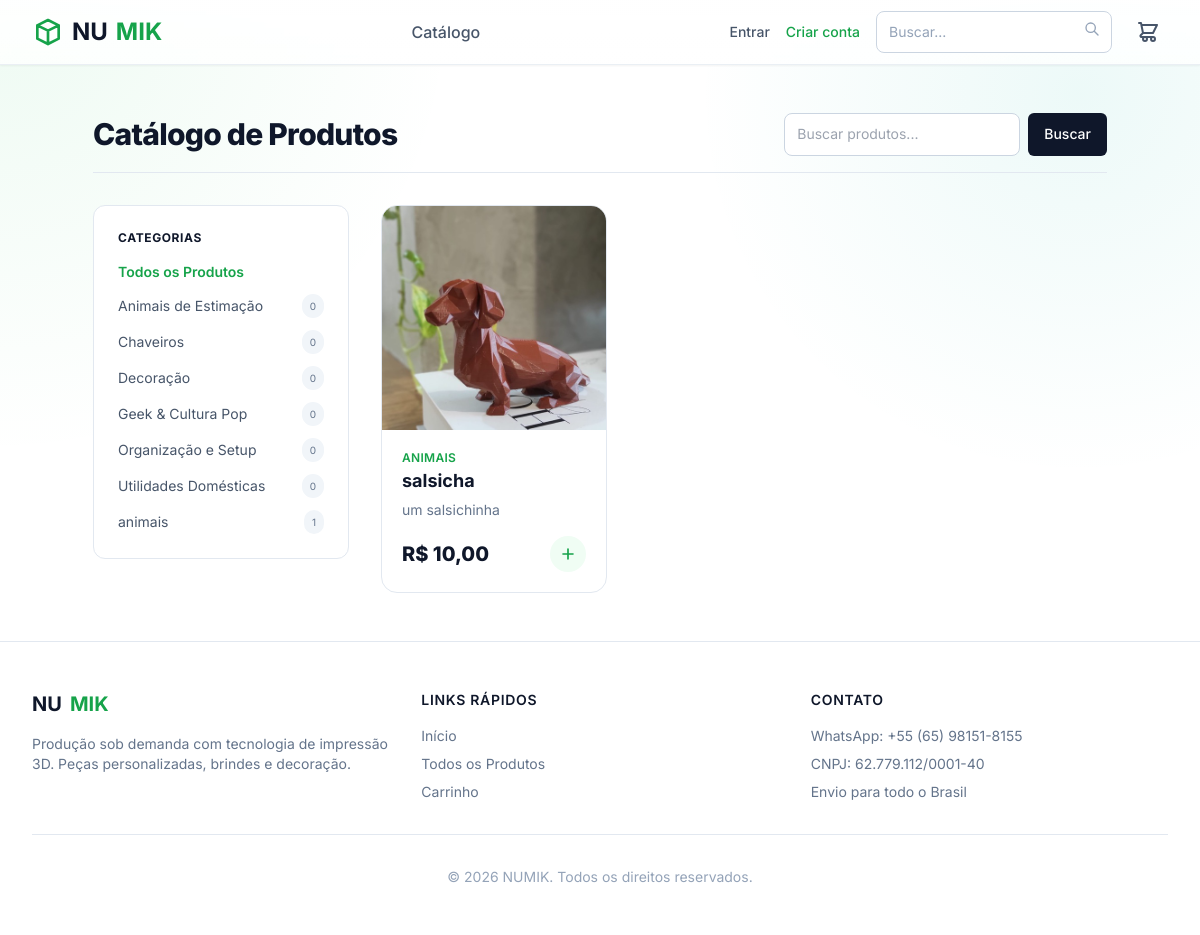
Page /produtos/ on the earlier database version.
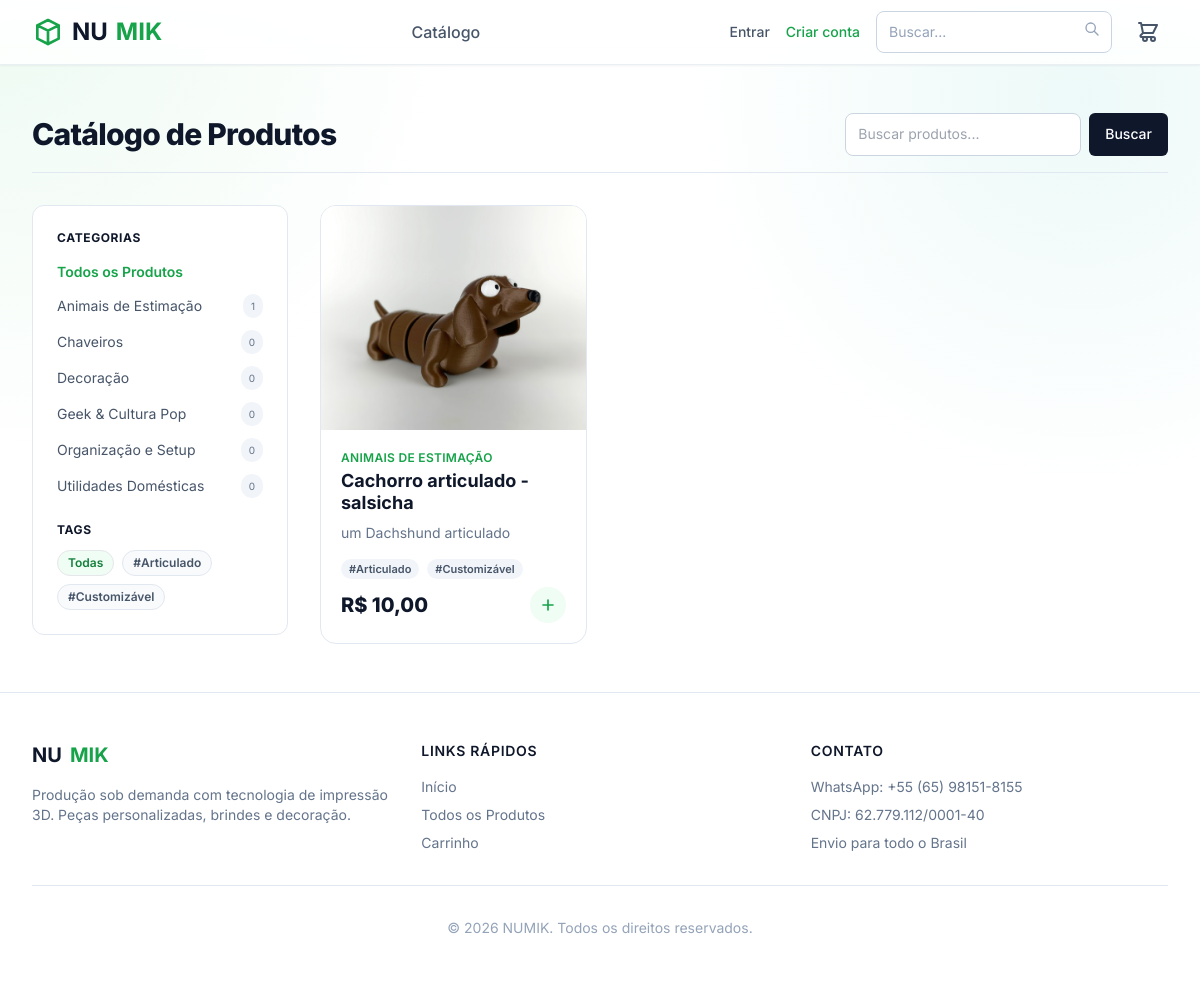
Same page on the later database version.
### catalog/models.py (models this page shows, shortened)
class Category(models.Model):
    name = models.CharField(max_length=150, verbose_name="Nome da Categoria")
    slug = models.SlugField(max_length=150, unique=True)
    description = models.TextField(blank=True, verbose_name="Descrição")
    class Meta:
        verbose_name = "Categoria"
        verbose_name_plural = "Categorias"
        ordering = ['name']

class Product(models.Model):
    category = models.ForeignKey(Category, related_name='products', on_delete=models.SET_NULL, null=True, blank=True, verbose_name="Categoria")
    name = models.CharField(max_length=200, verbose_name="Nome do Produto")
    slug = models.SlugField(max_length=200, unique=True)
    short_description = models.CharField(max_length=255, verbose_name="Descrição Curta")
    description = models.TextField(verbose_name="Descrição Longa")
    base_price = models.DecimalField(max_digits=10, decimal_places=2, verbose_name="Preço Base")
    is_active = models.BooleanField(default=True, verbose_name="Ativo?")
    lead_time_text = models.CharField(max_length=100, default="Produção em 3 a 5 dias úteis", verbose_name="Prazo Estimado")
    tags = models.ManyToManyField(Tag, related_name='products', blank=True, verbose_name="Tags (#)")
    created_at = models.DateTimeField(auto_now_add=True)
    updated_at = models.DateTimeField(auto_now=True)
    class Meta:
        verbose_name = "Produto"
        verbose_name_plural = "Produtos"
        ordering = ['-created_at']
    def get_absolute_url(self):
        return reverse('catalog:product_detail', kwargs={'slug': self.slug})

class ProductImage(models.Model):
    product = models.ForeignKey(Product, related_name='images', on_delete=models.CASCADE)
    image = models.ImageField(upload_to='products/%Y/%m/%d', verbose_name="Imagem")
    alt_text = models.CharField(max_length=200, blank=True, verbose_name="Texto Alternativo (SEO)")
    order = models.PositiveIntegerField(default=0, verbose_name="Ordem")
    class Meta:
        verbose_name = "Imagem do Produto"
        verbose_name_plural = "Imagens do Produto"
        ordering = ['order']

class Tag(models.Model):
    name = models.CharField(max_length=80, unique=True, verbose_name="Nome da Tag")
    slug = models.SlugField(max_length=80, unique=True)
    class Meta:
        verbose_name = "Tag"
        verbose_name_plural = "Tags"
        ordering = ['name']

### catalog/views.py (the view)
# urls.py: path('produtos/', views.product_list, name='product_list'),
def product_list(request):
    products = Product.objects.filter(is_active=True)
    category_slug = request.GET.get('categoria')
    if category_slug:
        products = products.filter(category__slug=category_slug)
    tag_slug = request.GET.get('tag')
    if tag_slug:
        products = products.filter(tags__slug=tag_slug)
    search_query = request.GET.get('q')
    if search_query:
        products = products.filter(name__icontains=search_query)
    categories = Category.objects.all()
    tags = Tag.objects.all()
    return render(request, 'catalog/product_list.html', {
        'products': products.distinct(),
        'categories': categories,
        'current_category': category_slug,
        'search_query': search_query,
        'current_tag': tag_slug,
        'tags': tags,
    })

### cart/cart.py (called while the page is built)
    def get_total_items(self):
        return sum(item['quantity'] for item in self.cart.values())

    def __len__(self):
        return self.get_total_items()

    def _normalize_cart_dict(self, cart_data):
        return {item_id: self._normalize_item(data) for item_id, data in (cart_data or {}).items() if isinstance(data, dict)}

### cart/context_processors.py (called while the page is built)
def cart(request):
    return {'cart': Cart(request)}

### templates/catalog/product_list.html (shortened to what this page needs)
{% extends 'base.html' %}
{% block content %}
<div class="max-w-7xl mx-auto px-4 sm:px-6 lg:px-8 py-12">
    <div class="flex flex-col md:flex-row justify-between items-center mb-8 pb-4 border-b border-slate-200">
        <h1 class="text-3xl font-extrabold text-slate-900 tracking-tight">Catálogo de Produtos</h1>
        <form method="get" class="mt-4 md:mt-0 flex w-full md:w-auto gap-2">
            <input type="text" name="q" value="{{ search_query|default:'' }}" placeholder="Buscar produtos..."
                class="flex-1 md:w-64 bg-white border border-slate-300 rounded-md py-2 px-4 text-sm focus:outline-none focus:ring-2 focus:ring-brand-500 focus:border-brand-500">
            <button type="submit"
                class="bg-slate-900 text-white px-4 py-2 rounded-md hover:bg-slate-800 transition text-sm font-medium">
                Buscar
            </button>
        </form>
    </div>
    <div class="flex flex-col md:flex-row gap-8">
        <aside class="md:w-64 flex-shrink-0">
            <div class="bg-white border text-sm border-slate-200 rounded-xl p-6 sticky top-24">
                <h3 class="font-bold text-slate-900 mb-4 uppercase tracking-wider text-xs">Categorias</h3>
                <ul class="space-y-3">
                    <li>
                        <a href="{% url 'catalog:product_list' %}"
                            class="{% if not current_category %}text-brand-600 font-semibold{% else %}text-slate-600 hover:text-brand-600{% endif %} flex items-center gap-2">
                            Todos os Produtos
                        </a>
                    </li>
                    {% for cat in categories %}
                    <li>
                        <a href="?categoria={{ cat.slug }}"
                            class="{% if current_category == cat.slug %}text-brand-600 font-semibold{% else %}text-slate-600 hover:text-brand-600{% endif %} flex items-center justify-between">
                            {{ cat.name }}
                            <span class="bg-slate-100 text-slate-500 text-[10px] px-2 py-0.5 rounded-full">{{ cat.products.count|default:0 }}</span>
                        </a>
                    </li>
                    {% endfor %}
                </ul>
                {% if tags %}
                <h3 class="font-bold text-slate-900 mt-6 mb-3 uppercase tracking-wider text-xs">Tags</h3>
                <div class="flex flex-wrap gap-2">
                    <a href="{% url 'catalog:product_list' %}"
                        class="px-2.5 py-1 rounded-full text-xs font-semibold border {% if not current_tag %}bg-brand-50 text-brand-700 border-brand-200{% else %}bg-slate-50 text-slate-600 border-slate-200 hover:border-brand-300 hover:text-brand-700{% endif %}">Todas</a>
                    {% for tag in tags %}
                    <a href="?tag={{ tag.slug }}"
                        class="px-2.5 py-1 rounded-full text-xs font-semibold border {% if current_tag == tag.slug %}bg-brand-50 text-brand-700 border-brand-200{% else %}bg-slate-50 text-slate-600 border-slate-200 hover:border-brand-300 hover:text-brand-700{% endif %}">#{{ tag.name }}</a>
                    {% endfor %}
                </div>
                {% endif %}
            </div>
        </aside>
        <div class="flex-1">
            <div class="grid grid-cols-1 sm:grid-cols-2 lg:grid-cols-3 gap-6">
                {% for product in products %}
                <a href="{{ product.get_absolute_url }}"
                    class="group bg-white rounded-2xl border border-slate-200 overflow-hidden hover:shadow-xl hover:border-brand-500 transition-all duration-300 flex flex-col">
                    <div class="aspect-w-4 aspect-h-4 bg-slate-100 relative overflow-hidden h-56">
                        {% if product.images.first %}
                        <img src="{{ product.images.first.image.url }}"
                            alt="{{ product.images.first.alt_text|default:product.name }}"
                            class="w-full h-full object-center object-cover group-hover:scale-105 transition-transform duration-500">
                        {% else %}
                        <div class="absolute inset-0 flex items-center justify-center text-slate-400 text-sm">Sem Imagem
                        </div>
                        {% endif %}
                    </div>
                    <div class="p-5 flex-1 flex flex-col justify-between">
                        <div>
                            <p class="text-xs font-semibold text-brand-600 mb-1 uppercase tracking-wide">
                                {% if product.category %}
                                    {{ product.category.name }}
                                {% else %}
                                    Geral
                                {% endif %}
                            </p>
                            <h3 class="text-lg font-bold text-slate-900 mb-2 leading-tight">{{ product.name }}</h3>
                            <p class="text-slate-500 text-sm line-clamp-2 mb-4">{{ product.short_description }}</p>
                            {% if product.tags.all %}
                            <div class="flex flex-wrap gap-2 mb-2">
                                {% for tag in product.tags.all %}
                                <span class="px-2 py-0.5 rounded-full bg-slate-100 text-[11px] font-semibold text-slate-600">#{{ tag.name }}</span>
                                {% endfor %}
                            </div>
                            {% endif %}
                        </div>
                        <div class="flex items-center justify-between mt-auto">
                            <span class="text-xl font-extrabold text-slate-900">R$ {{ product.base_price }}</span>
                            <form action="{% url 'cart:cart_add' product.id %}" method="post">
                                <button type="submit"
                                    class="text-brand-600 hover:text-brand-700 bg-brand-50 hover:bg-brand-100 p-2 rounded-full transition-colors">
                                    <svg class="w-5 h-5" fill="none" stroke="currentColor" viewBox="0 0 24 24">
                                        <path stroke-linecap="round" stroke-linejoin="round" stroke-width="2"
                                            d="M12 6v6m0 0v6m0-6h6m-6 0H6"></path>
                                    </svg>
                                </button>
                            </form>
                        </div>
                    </div>
                </a>
                {% endfor %}
            </div>
        </div>
    </div>
</div>
{% endblock %}

### templates/base.html (shortened to what this page needs)
<!DOCTYPE html>
<html lang="pt-br">
<head>
    <script src="https://cdn.tailwindcss.com"></script>
</head>
<body class="text-slate-900 font-sans min-h-screen flex flex-col antialiased">
    <header class="numik-surface border-b border-slate-200/70 shadow-sm sticky top-0 z-50">
        <div class="max-w-7xl mx-auto px-4 sm:px-6 lg:px-8">
            <div class="flex justify-between h-16 items-center">
                <div class="flex-shrink-0 flex items-center">
                    <a href="{% url 'catalog:home' %}" class="text-2xl font-bold text-slate-900 flex items-center gap-2">
                        <svg class="w-8 h-8 text-brand-600" fill="none" stroke="currentColor" viewBox="0 0 24 24" xmlns="http://www.w3.org/2000/svg"><path stroke-linecap="round" stroke-linejoin="round" stroke-width="2" d="M20 7l-8-4-8 4m16 0l-8 4m8-4v10l-8 4m0-10L4 7m8 4v10M4 7v10l8 4"></path></svg>
                        NU<span class="text-brand-600">MIK</span>
                    </a>
                </div>
                <nav class="hidden md:flex space-x-8">
                    <a href="{% url 'catalog:product_list' %}" class="text-slate-600 hover:text-brand-600 font-medium transition-colors">Catálogo</a>
                </nav>
                <div class="flex items-center space-x-4">
                    {% if user.is_authenticated %}
                    <span class="hidden sm:inline text-sm text-slate-600">Olá, {{ user.username }}</span>
                    <a href="{% url 'logout' %}" class="text-sm font-medium text-slate-600 hover:text-brand-600">Sair</a>
                    {% else %}
                    <a href="{% url 'login' %}" class="text-sm font-medium text-slate-600 hover:text-brand-600">Entrar</a>
                    <a href="{% url 'signup' %}" class="text-sm font-medium text-brand-600 hover:text-brand-700">Criar conta</a>
                    {% endif %}
                    <form action="{% url 'catalog:product_list' %}" method="get" class="hidden sm:flex relative">
                        <input type="text" name="q" placeholder="Buscar..." class="w-full bg-slate-100 placeholder-slate-400 text-slate-800 text-sm rounded-full pl-4 pr-10 py-2 focus:outline-none focus:ring-2 focus:ring-brand-500 transition-all border border-transparent focus:bg-white">
                        <button type="submit" class="absolute right-3 top-2.5 text-slate-400 hover:text-brand-600">
                            <svg class="h-4 w-4" fill="none" stroke="currentColor" viewBox="0 0 24 24"><path stroke-linecap="round" stroke-linejoin="round" stroke-width="2" d="M21 21l-6-6m2-5a7 7 0 11-14 0 7 7 0 0114 0z"></path></svg>
                        </button>
                    </form>
                    <a href="{% url 'cart:cart_detail' %}" class="relative text-slate-600 hover:text-brand-600 transition-colors p-2">
                        <svg class="w-6 h-6" fill="none" stroke="currentColor" viewBox="0 0 24 24"><path stroke-linecap="round" stroke-linejoin="round" stroke-width="2" d="M3 3h2l.4 2M7 13h10l4-8H5.4M7 13L5.4 5M7 13l-2.293 2.293c-.63.63-.184 1.707.707 1.707H17m0 0a2 2 0 100 4 2 2 0 000-4zm-8 0a2 2 0 100 4 2 2 0 000-4z"></path></svg>
                    </a>
                </div>
            </div>
        </div>
    </header>
    <main class="flex-grow flex flex-col">
        {% block content %}{% endblock %}
    </main>
    <footer class="bg-white border-t border-slate-200 mt-auto">
        <div class="max-w-7xl mx-auto px-4 sm:px-6 lg:px-8 py-12">
            <div class="grid grid-cols-1 md:grid-cols-3 gap-8">
                <div>
                    <span class="text-xl font-bold text-slate-900 flex items-center gap-2 mb-4">
                        NU<span class="text-brand-600">MIK</span>
                    </span>
                    <p class="text-slate-500 text-sm">
                        Produção sob demanda com tecnologia de impressão 3D. Peças personalizadas, brindes e decoração.
                    </p>
                </div>
                <div>
                    <h3 class="text-sm font-semibold text-slate-900 tracking-wider uppercase mb-4">Links Rápidos</h3>
                    <ul class="space-y-2 text-sm text-slate-500">
                        <li><a href="{% url 'catalog:home' %}" class="hover:text-brand-600 transition">Início</a></li>
                        <li><a href="{% url 'catalog:product_list' %}" class="hover:text-brand-600 transition">Todos os Produtos</a></li>
                        <li><a href="{% url 'cart:cart_detail' %}" class="hover:text-brand-600 transition">Carrinho</a></li>
                    </ul>
                </div>
                <div>
                    <h3 class="text-sm font-semibold text-slate-900 tracking-wider uppercase mb-4">Contato</h3>
                    <ul class="space-y-2 text-sm text-slate-500">
                        <li>WhatsApp: +55 (65) 98151-8155</li>
                        <li>CNPJ: 62.779.112/0001-40</li>
                        <li>Envio para todo o Brasil</li>
                    </ul>
                </div>
            </div>
            <div class="mt-8 pt-8 border-t border-slate-200 text-center text-sm text-slate-400">
                &copy; {% now "Y" %} NUMIK. Todos os direitos reservados.
            </div>
        </div>
    </footer>
</body>
</html>

### templates/base.html (style rules this page uses)
body { background-image: radial-gradient(circle at top left, rgba(34, 197, 94, 0.08), transparent 30%), radial-gradient(circle at 90% 10%, rgba(20, 184, 166, 0.08), transparent 28%); }
input:not([type=radio]):not([type=checkbox]), select, textarea { border-radius: 0.5rem; border: 1px solid #cbd5e1; padding: 0.65rem 0.75rem; width: 100%; background: #fff; transition: border-color 0.2s, box-shadow 0.2s; }
.numik-surface { background: linear-gradient(180deg, rgba(255,255,255,0.95), rgba(255,255,255,0.82)); backdrop-filter: saturate(140%) blur(6px); }

Differences in the rows shown:
removed Category: name "animais", products.count "1"
removed Product: images.first.image (picture), category.name "ANIMAIS", name "salsicha", short_description "um salsichinha", base_price "10,00"
computed for Category "Animais de Estimação": products.count "0" → "1"
added Tag: name "Articulado"
added Tag: name "Customizável"
added Product: images.first.image (picture), category.name "ANIMAIS DE ESTIMAÇÃO", name "Cachorro articulado - salsicha", short_description "um Dachshund articulado", base_price "10,00"
Other differences:
text now shown: "TAGS Todas"
